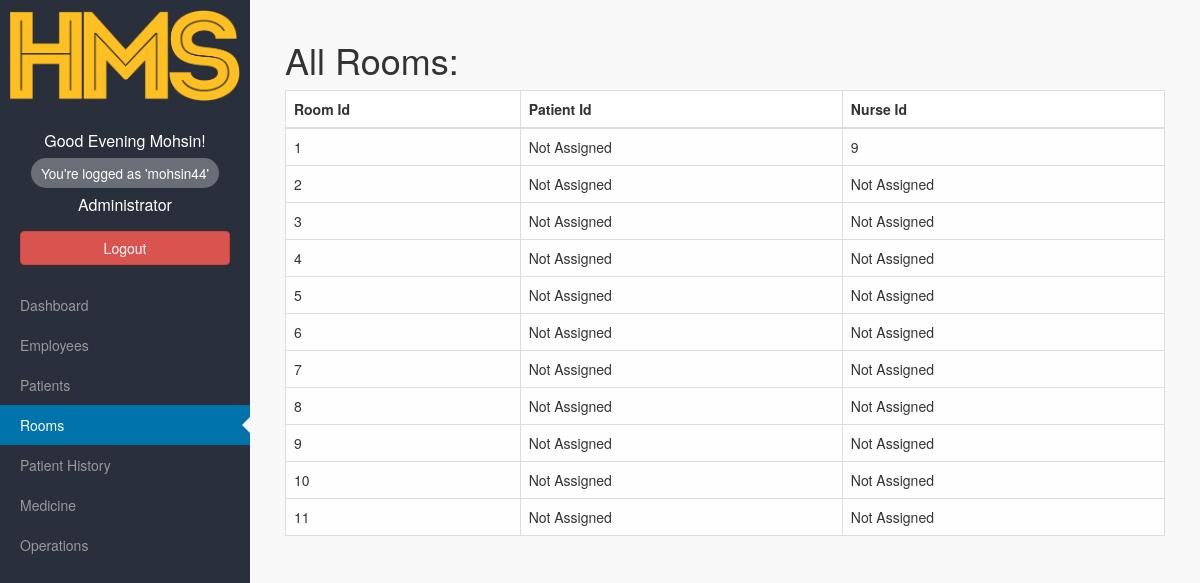
The app's page /rooms.php?action=view_all (signed in) with its own data.
### tables this page shows
CREATE TABLE `room` (
  `room_id` int(11) NOT NULL,
  `type` varchar(64) NOT NULL,
  `patient_id` int(11) DEFAULT NULL,
  `nurse_id` int(11) DEFAULT NULL
);

### includes/class.db.php (called while the page is built, shortened)
<?php
class DB {
        private $sql;
        function __construct($host,$user,$pass,$name) {
                $this->sql = new mysqli($host, $user,$pass,$name);
        }
        public function query($Q, $IO = false){
                $sql=$this->sql;
                $results_array = array();
                $result = $sql->query($Q);
                if($IO){
                     return $result;
                }else{
                        if($result){
                                while ($row = $result->fetch_assoc()) {
                                $results_array[] = $row;
                                }
                                return $results_array;
                        }else{
                                return null;
                        }
                }
        }
}

### rooms.php (the view, shortened to what this page needs)
<?php require_once 'header.php'; ?>
       <?php require_once 'sidebar.php'; ?>
       <div id="page-content-wrapper">
           <div class="container-fluid">
               <div class="row">
                   <?php if(isset($_GET['action']) && $_GET['action'] == 'add') : ?>
                   <div class="col-md-12">
                       <h1>Add New Room</h1>
                           <?php include 'forms/add_room.php'; ?>
                   </div>
                   <?php elseif(isset($_GET['action']) && $_GET['action'] == 'view_all') : ?>
                   <div class="col-md-12">
                    <?php
                                 $q="select room_id,nurse_id,patient_id from room ";
                                 $arr=$db->query($q);
                                 $no=count($arr);
                                 if($no==0) : ?>
                                 <h3>No Room Found</h1>
                               <?php else: ?>
                                 <h1>All Rooms:</h1>
                                 <table class="table table-bordered">
                                  <thead>
                                 <tr>
                                   <th>Room Id</th>
                                   <th>Patient Id</th>
                                   <th>Nurse Id</th>
                                 </tr>
                               </thead>
                               <tbody>
                               <?php
                               $i=0;
                               while($i<$no)
                               {
                                   $nurse=$arr[$i]['nurse_id'];
                                   if(!$nurse)
                                       $nurse="Not Assigned";
                                   $patient=$arr[$i]['patient_id'];
                                       if(empty($patient))
                                           $patient="Not Assigned";
                                 echo "<tr>
                                       <td>{$arr[$i]['room_id']}</td>
                                       <td>{$patient}</td>
                                       <td>{$nurse}</td>
                                       </tr>";
                                 $i++;
                               }
                               ?>
                               </tbody>
                               </table>
                             </div>
                           <?php endif; ?>
                   </div>
                   <?php endif; ?>
               </div>
           </div>
       <?php require_once 'footer.php'; ?>

### css/main.css (style rules this page uses)
body { background-color: #f8f8f8; }
.table { background: #fefefe; }
.table thead { background: #FFF; }
.table tbody tr { transition: background-color 0.5s ease; }

### css/simple-sidebar.css (style rules this page uses)
body { overflow-x: hidden; }
#page-content-wrapper { width: 100%; position: absolute; padding: 15px; }
#wrapper.toggled #page-content-wrapper { position: absolute; margin-right: -250px; }
@media (min-width:768px) { #page-content-wrapper { padding: 20px; position: relative; } }
@media (min-width:768px) { #wrapper.toggled #page-content-wrapper { position: relative; margin-right: 0; } }

### records on screen
room: room_id "1", patient "Not Assigned", nurse "9"
room: room_id "2"
room: room_id "3"
room: room_id "4"
room: room_id "5"
room: room_id "6"
room: room_id "7"
room: room_id "8"
room: room_id "9"
room: room_id "10"
room: room_id "11"

### other values on screen
$greeting "Good Evening"
$user['fname'] "Mohsin"
$user['username'] "mohsin44"
$user['typename'] "Administrator"
$patient "Not Assigned"
$nurse "Not Assigned"
